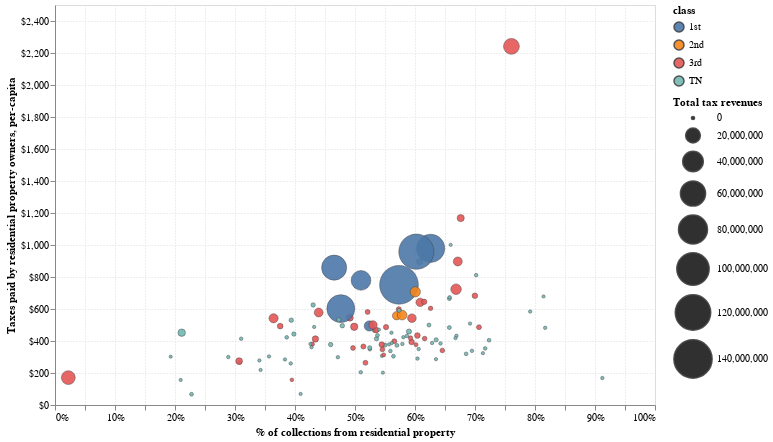

Write notebook code for a chart like this one.
### Code cell
s = alt.Scale()
s = alt.Scale(domain=[0,2500])
# s = alt.Scale(domain=[0,8000])
yEncoding = alt.Y(
    'residential_taxes_per_capita',
    scale=s,
    axis=alt.Axis(format='$,.0f', gridDash=[1,2]),
    title='Taxes paid by residential property owners, per-capita'
)
xEncoding = alt.X('res_percent',
    axis=alt.Axis(format='%', gridDash=[1,2]),
    title='% of collections from residential property'
)
xEncoding2 = alt.Y(
    'total_taxes_per_capita',
    scale=alt.Scale(domain=[0,8000]),
    axis=alt.Axis(format='$,.0f', gridDash=[1,2]),
    title='Taxes paid by residential property owners, per-capita'
)


alt.Chart(cities[cities['year'] == 2018]).mark_circle(
    opacity=0.9,
#     fill='blue',
    stroke='#444',
    strokeWidth=0.5,
    clip=True,
).encode(
    y=yEncoding,
    x=xEncoding,
    size=alt.Size(
        'total_taxes',
        title='Total tax revenues',
        scale=alt.Scale(range=[10,1500])
    ),
    color=alt.Color('class'),
    detail='City',
    tooltip=['City','total_taxes', 'residential_taxes_per_capita','total_taxes_per_capita'],
).properties(
    width=600,
    height=400,
#     title='Property tax burdens within Montana municipalities, 2018',  
)
